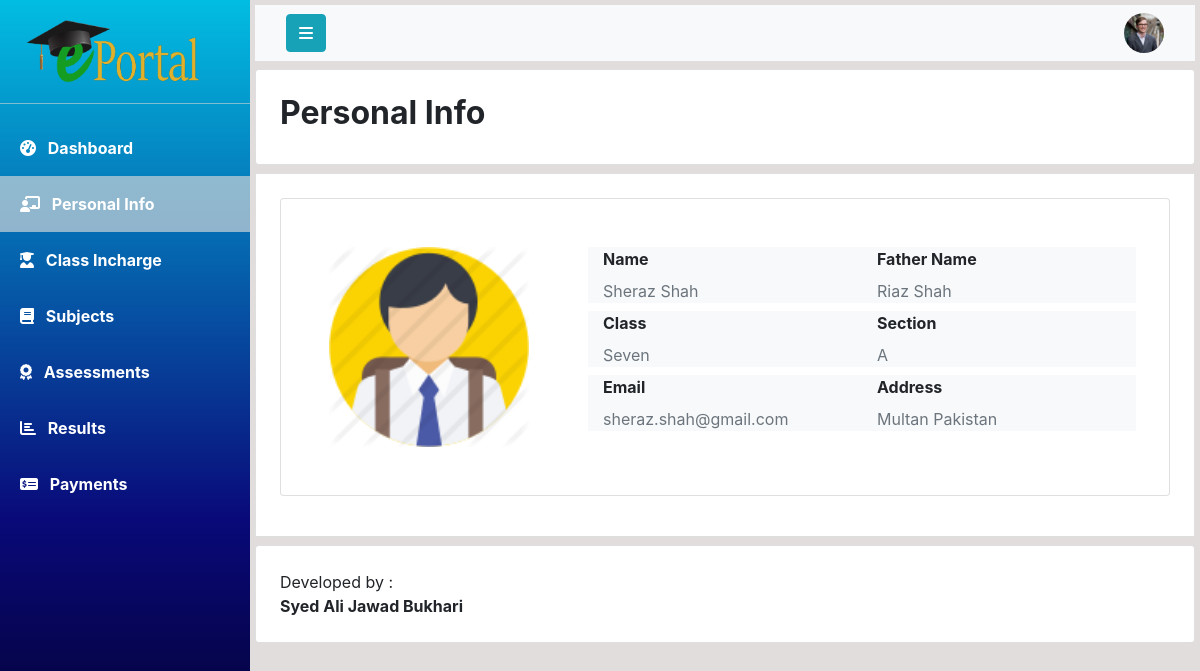
The page /php/student_info.php?id=19 on the database as committed earlier.
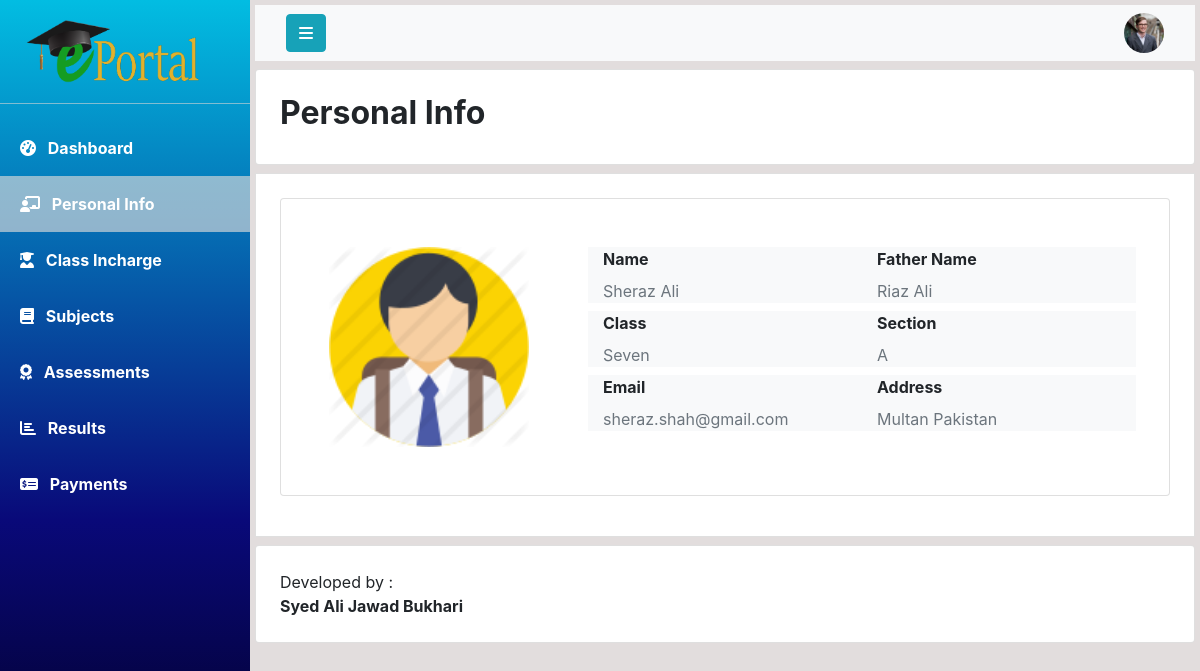
The same page on the database as committed later.
### tables this page shows
CREATE TABLE `students` (
  `student_id` int(11) NOT NULL,
  `first_name` varchar(20) DEFAULT NULL,
  `last_name` varchar(20) DEFAULT NULL,
  `class_name` varchar(20) DEFAULT NULL,
  `mobile_number` varchar(11) DEFAULT NULL,
  `cnic` varchar(13) DEFAULT NULL,
  `address` varchar(100) DEFAULT NULL,
  `gender` varchar(10) DEFAULT NULL,
  `blood_group` char(3) DEFAULT NULL,
  `email` varchar(30) DEFAULT NULL,
  `password` varchar(255) DEFAULT NULL,
  `parent_id` int(11) DEFAULT NULL,
  `account_status` tinyint(1) NOT NULL
);

CREATE TABLE `parents` (
  `parent_id` int(11) NOT NULL,
  `first_name` varchar(20) DEFAULT NULL,
  `last_name` varchar(20) DEFAULT NULL,
  `mobile_number` varchar(11) DEFAULT NULL,
  `cnic` varchar(13) DEFAULT NULL,
  `email` varchar(30) DEFAULT NULL,
  `address` varchar(100) DEFAULT NULL,
  `occupation` varchar(30) DEFAULT NULL,
  `designation` varchar(30) DEFAULT NULL
);

### php/student_info.php (the view, shortened to what the changed rows need)
<!DOCTYPE html>
<html lang="en">
<head>
    <?php include 'links.php'; ?>
</head>
<body>
    <?php
        include 'DBManager.php';
        $studentID = $_GET['id'];
        $query = "SELECT * from Students WHERE student_id = $studentID";
        $result = mysqli_query($connection,$query);
        $studentInfo = mysqli_fetch_array($result);
    ?>
    <div class="wrapper">
        <div id="content" class="overflow-auto">
            <div class="card mb-2 p-4">
                <h2><b>Personal Info</b></h2>
            </div>
            <div class="card bg-white mb-2 p-4 rounded-0" id="content-wrapper">
                <div class="card bg-white p-5 mb-3">
                    <div class="row">
                        <div class="col-8">
                            <div class="row mb-2 bg-light">
                                <div class="col-6">
                                    <label class="font-weight-bold text-black d-block">Name</label>
                                    <span class="text-muted"><?php echo $studentInfo['first_name']." ".$studentInfo['last_name']; ?></span>
                                </div>
                                <?php
                                    $parentID = $studentInfo['parent_id'];
                                    $query = "SELECT first_name,last_name from Parents WHERE parent_id = $parentID";
                                    $result = mysqli_query($connection,$query);
                                    $parentName = mysqli_fetch_array($result);
                                ?>
                                <div class="col-6">
                                    <label class="font-weight-bold text-black d-block">Father Name</label>
                                    <span class="text-muted"><?php echo $parentName['first_name']." ".$parentName['last_name']; ?></span>
                                </div>
                            </div>
                            <div class="row mb-2 bg-light">
                                <div class="col-6">
                                    <label class="font-weight-bold text-black d-block">Class</label>
                                    <span class="text-muted"><?php echo $studentInfo['class_name']; ?></span>
                                </div>
                            </div>
                            <div class="row mb-2 bg-light">
                                <div class="col-6">
                                    <label class="font-weight-bold text-black d-block">Email</label>
                                    <span class="text-muted"><?php echo $studentInfo['email']; ?></span>
                                </div>
                                <div class="col-6">
                                    <label class="font-weight-bold text-black d-block">Address</label>
                                    <span class="text-muted"><?php echo $studentInfo['address']; ?></span>
                                </div>
                            </div>
                        </div>
                    </div>
                </div>
            </div>
        </div>
    </div>
</body>
</html>

Rows that differ between the two databases and show on the page:
changed students "Sheraz": last_name "Shah" → "Ali"
changed parents "Riaz": last_name "Shah" → "Ali"
